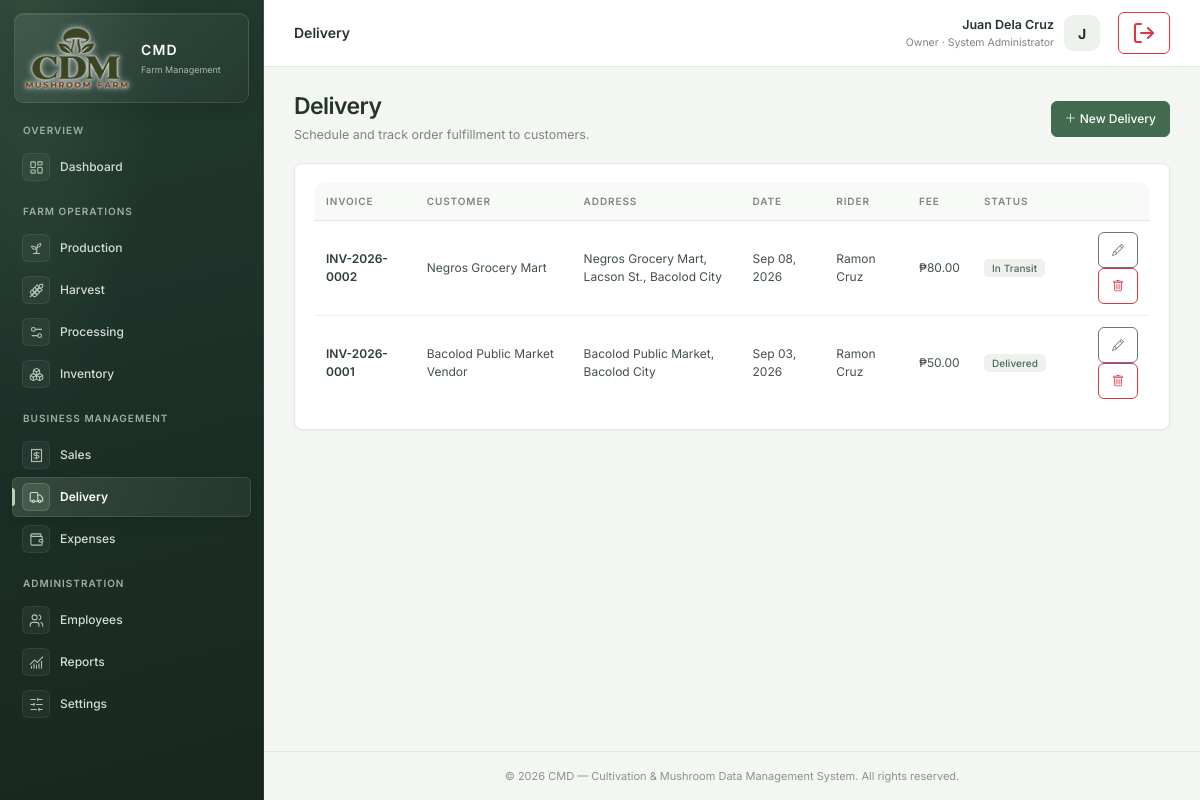
The page /delivery (signed in) on the database its author committed.
### tables this page shows
CREATE TABLE delivery (
    delivery_id       INT AUTO_INCREMENT PRIMARY KEY,
    sale_id           INT NOT NULL,
    delivery_address   TEXT NOT NULL,
    delivery_date       DATE,
    rider_name           VARCHAR(100),
    contact_number       VARCHAR(20),
    delivery_status      ENUM('Pending','In Transit','Delivered','Cancelled') NOT NULL DEFAULT 'Pending',
    delivery_fee          DECIMAL(10,2) NOT NULL DEFAULT 0,
    notes                 TEXT,
    created_at             TIMESTAMP DEFAULT CURRENT_TIMESTAMP,
    updated_at             TIMESTAMP DEFAULT CURRENT_TIMESTAMP ON UPDATE CURRENT_TIMESTAMP,
    FOREIGN KEY (sale_id) REFERENCES sales(sale_id) ON DELETE CASCADE
);

CREATE TABLE sales (
    sale_id         INT AUTO_INCREMENT PRIMARY KEY,
    invoice_no      VARCHAR(30) NOT NULL UNIQUE,
    customer_name   VARCHAR(100) NOT NULL,
    customer_contact VARCHAR(50),
    product_name    VARCHAR(100) NOT NULL,
    quantity        DECIMAL(10,2) NOT NULL DEFAULT 0,
    unit            VARCHAR(20) NOT NULL DEFAULT 'kg',
    unit_price      DECIMAL(10,2) NOT NULL DEFAULT 0,
    total_amount    DECIMAL(10,2) NOT NULL DEFAULT 0,
    sale_date       DATE NOT NULL,
    payment_status  ENUM('Paid','Pending','Partial') NOT NULL DEFAULT 'Paid',
    sold_by         INT,
    created_at      TIMESTAMP DEFAULT CURRENT_TIMESTAMP,
    FOREIGN KEY (sold_by) REFERENCES employees(employee_id) ON DELETE SET NULL
);

### app/core/Controller.php (called while the page is built, shortened)
<?php
class Controller
{
    protected function model(string $model)
    {
        return new $model();
    }
    protected function view(string $view, array $data = [])
    {
        extract($data);
        $viewFile = APP_PATH . '/views/' . $view . '.php';
        require APP_PATH . '/views/layouts/header.php';
        require APP_PATH . '/views/layouts/sidebar.php';
        require $viewFile;
        require APP_PATH . '/views/layouts/footer.php';
    }
}

### app/controllers/DeliveryController.php (called while the page is built, shortened)
<?php
class DeliveryController extends Controller
{
    public function index()
    {
        $data = [
            'pageTitle' => 'Delivery',
            'deliveries'=> $this->model('Delivery')->allWithSale(),
            'sales'     => $this->model('Sale')->forDropdown(),
        ];
        $this->view('delivery/index', $data);
    }
}

### app/core/App.php (called while the page is built, shortened)
<?php
class App
{
    protected string $action     = 'index';
    public function __construct()
    {
        $url = $this->parseUrl();
        if (!empty($url[0])) {
            $controllerName = ucfirst(strtolower($url[0])) . 'Controller';
            $controllerFile = APP_PATH . '/controllers/' . $controllerName . '.php';
            if (file_exists($controllerFile)) {
                unset($url[0]);
            }
        }
        $this->controller = new $this->controller();
        $this->params = $url ? array_values($url) : [];
        call_user_func_array([$this->controller, $this->action], $this->params);
    }
    private function parseUrl(): array
    {
        if (isset($_GET['url'])) {
            $url = rtrim($_GET['url'], '/');
            $url = filter_var($url, FILTER_SANITIZE_URL);
            return explode('/', $url);
        }
        return [];
    }
}

### public/index.php (called while the page is built, shortened)
<?php
require_once CONFIG_PATH . '/database.php';
require_once APP_PATH . '/helpers.php';
require_once APP_PATH . '/core/Model.php';
require_once APP_PATH . '/core/Controller.php';
require_once APP_PATH . '/core/App.php';
new App();

### app/core/Model.php (called while the page is built, shortened)
<?php
class Model
{
    protected PDO $db;
    public function __construct()
    {
        $this->db = Database::getConnection();
    }
    protected function query(string $sql, array $params = []): array
    {
        $stmt = $this->db->prepare($sql);
        $stmt->execute($params);
        return $stmt->fetchAll();
    }
}

### config/database.php (called while the page is built)
<?php
class Database
{
    private static ?PDO $instance = null;
    private static string $host    = 'localhost';
    private static string $dbname  = 'mushroom_db';
    private static string $user    = 'root';
    private static string $pass    = '';
    private static string $charset = 'utf8mb4';
    public static function getConnection(): PDO
    {
        if (self::$instance === null) {
            $dsn = 'mysql:host=' . self::$host . ';dbname=' . self::$dbname . ';charset=' . self::$charset;
            $options = [
                PDO::ATTR_ERRMODE            => PDO::ERRMODE_EXCEPTION,
                PDO::ATTR_DEFAULT_FETCH_MODE => PDO::FETCH_ASSOC,
                PDO::ATTR_EMULATE_PREPARES   => false,
            ];
            try {
                self::$instance = new PDO($dsn, self::$user, self::$pass, $options);
            } catch (PDOException $e) {
                die('Database connection failed: ' . $e->getMessage());
            }
        }
        return self::$instance;
    }
}

### app/models/Delivery.php (called while the page is built, shortened)
<?php
class Delivery extends Model
{
    public function allWithSale(): array
    {
        return $this->query(
            "SELECT d.*, s.invoice_no, s.customer_name, s.product_name
             FROM delivery d JOIN sales s ON s.sale_id = d.sale_id
             ORDER BY d.delivery_date DESC, d.delivery_id DESC"
        );
    }
}

### app/views/delivery/index.php (the view, shortened to what this page needs)
<div class="page-header">
    <div>
        <h3>Delivery</h3>
        <p>Schedule and track order fulfillment to customers.</p>
    </div>
    <button class="btn btn-success" data-bs-toggle="modal" data-bs-target="#addModal"><i class="bi bi-plus-lg"></i> New Delivery</button>
</div>
<div class="card-panel">
    <div class="table-responsive">
        <table class="table table-hover align-middle">
            <thead><tr><th>Invoice</th><th>Customer</th><th>Address</th><th>Date</th><th>Rider</th><th>Fee</th><th>Status</th><th></th></tr></thead>
            <tbody>
            <?php foreach ($deliveries as $d): ?>
                <tr>
                    <td class="fw-semibold"><?= e($d['invoice_no']) ?></td>
                    <td><?= e($d['customer_name']) ?></td>
                    <td style="max-width:220px;"><?= e($d['delivery_address']) ?></td>
                    <td><?= niceDate($d['delivery_date']) ?></td>
                    <td><?= e($d['rider_name']) ?></td>
                    <td><?= peso($d['delivery_fee']) ?></td>
                    <td><?= statusBadge($d['delivery_status']) ?></td>
                    <td class="text-end">
                        <button class="btn btn-sm btn-outline-secondary" data-bs-toggle="modal" data-bs-target="#editModal<?= $d['delivery_id'] ?>"><i class="bi bi-pencil"></i></button>
                        <form action="<?= BASE_URL ?>/delivery/delete/<?= $d['delivery_id'] ?>" method="POST" class="d-inline confirm-delete">
                            <button class="btn btn-sm btn-outline-danger"><i class="bi bi-trash"></i></button>
                        </form>
                    </td>
                </tr>
            <?php endforeach; ?>
            </tbody>
        </table>
    </div>
</div>

### app/helpers.php (shortened to what this page needs)
<?php
function e($value): string
{
    return htmlspecialchars((string)($value ?? ''), ENT_QUOTES, 'UTF-8');
}
function peso($amount): string
{
    return '₱' . number_format((float)$amount, 2);
}
function niceDate($date, string $format = 'M d, Y'): string
{
    $ts = is_numeric($date) ? $date : strtotime($date);
    return date($format, $ts);
}
function statusBadge(string $status): string
{
    $map = [
        'active' => 'success', 'inactive' => 'secondary',
        'In Stock' => 'success', 'Low Stock' => 'warning', 'Out of Stock' => 'danger',
        'Incubation' => 'info', 'Fruiting' => 'primary', 'Harvesting' => 'warning',
        'Completed' => 'success', 'Failed' => 'danger',
        'Paid' => 'success', 'Pending' => 'warning', 'Partial' => 'info',
        'Delivered' => 'success', 'In Transit' => 'primary', 'Cancelled' => 'danger',
        'In Progress' => 'warning',
        'A' => 'success', 'B' => 'info', 'C' => 'warning', 'Reject' => 'danger',
    ];
    $color = $map[$status] ?? 'secondary';
    return '<span class="badge status-badge status-badge-' . $color . '">' . e($status) . '</span>';
}

### public/css/style.css (style rules this page uses)
:root { --cmd-primary: #426b50; --cmd-primary-dark: #1c3028; --cmd-primary-soft: #edf2ed; --cmd-accent: #bd8658; --cmd-bg: #f4f6f3; --cmd-surface: #fff; --cmd-sidebar-bg: #1c3028; --cmd-sidebar-text: #d4ddd6; --cmd-border: #e4e9e4; --cmd-muted: #7b857e; --cmd-text: #26332c; --cmd-card-radius: 8px; --cmd-shadow: 0 1px 3px rgba(28, 48, 40, .035); }
* { box-sizing: border-box; }
body { min-width: 320px; font-family: 'Inter', -apple-system, BlinkMacSystemFont, 'Segoe UI', Roboto, sans-serif; background: var(--cmd-bg); color: var(--cmd-text); font-size: 13px; -webkit-font-smoothing: antialiased; }
.page-header { display: flex; align-items: center; justify-content: space-between; margin-bottom: 19px; flex-wrap: wrap; gap: 14px; }
.page-header h3 { margin: 0; font-size: 23px; font-weight: 600; letter-spacing: -.025em; color: var(--cmd-text); }
.page-header p { margin: 5px 0 0; color: var(--cmd-muted); font-size: 12.5px; }
.card-panel, .stat-card { background: var(--cmd-surface); border: 1px solid var(--cmd-border); border-radius: var(--cmd-card-radius); box-shadow: var(--cmd-shadow); }
.card-panel { padding: 19px; }
.table-responsive { border-radius: 10px; }
.table { --bs-table-bg: transparent; --bs-table-hover-bg: #f7faf7; margin-bottom: 0; }
.table thead th { padding: 11px 12px; font-size: 10px; font-weight: 600; text-transform: uppercase; letter-spacing: .09em; color: #7a887d; background: #f8faf8; border-bottom: 1px solid var(--cmd-border); white-space: nowrap; }
.table td { padding: 11px 12px; vertical-align: middle; font-size: 12px; color: #435147; border-color: #edf0ed; }
.table tbody tr:last-child td { border-bottom: 0; }
.table .fw-semibold { color: #2d3e32; }
.table .btn { --bs-btn-padding-y: .3rem; --bs-btn-padding-x: .48rem; --bs-btn-font-size: .75rem; }
.badge { font-weight: 500; font-size: 10px; padding: 4px 8px; border-radius: 5px; letter-spacing: .01em; }
.status-badge-success { background: #edf2ed; color: #426b50; }
.status-badge-primary, .status-badge-info { background: #edf1ee; color: #53695a; }
.btn { border-radius: 6px; font-size: 12px; font-weight: 500; padding: 8px 13px; transition: transform .15s ease, box-shadow .15s ease, background-color .15s ease; }
.btn-success { background: var(--cmd-primary); border-color: var(--cmd-primary); }

### rows shown on the page
delivery: sale.invoice_no "INV-2026-0002", sale.customer_name "Negros Grocery Mart", delivery_address "Negros Grocery Mart, Lacson St., Bacolod City", delivery_date "Sep 08, 2026", rider_name "Ramon Cruz", delivery_fee "₱80.00", delivery_status "In Transit"
delivery: sale.invoice_no "INV-2026-0001", sale.customer_name "Bacolod Public Market Vendor", delivery_address "Bacolod Public Market, Bacolod City", delivery_date "Sep 03, 2026", rider_name "Ramon Cruz", delivery_fee "₱50.00", delivery_status "Delivered"

### other values the page prints
$pageTitle "Delivery"
$_SESSION['employee_name'] "Juan Dela Cruz"
$_SESSION['position'] "System Administrator"
substr($_SESSION['employee_name'] ?? 'U', 0, 1) "J"
